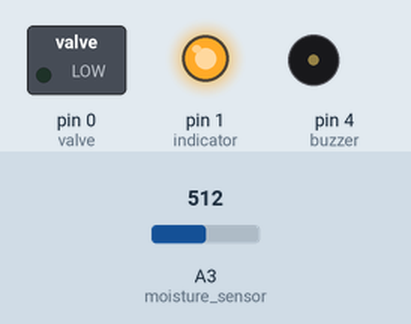
This sketch was run on a simulated Arduino Uno, built with avr-gcc and run on an emulated ATmega328P. Parts: switched loads named in the sketch (green lamp = pin HIGH), output pins drawn as LEDs (lit = HIGH), buzzer (waves = sounding, pin HIGH). Dashed ring = blinking. Inputs (shaded band) come from the test bench; at power-on: A3 (moisture_sensor) = 512.

Above: at 3.2 s.
3.3 s: A3 (moisture_sensor) set to 889
4.8 s: A3 (moisture_sensor) set to 910
At 7.6 s:
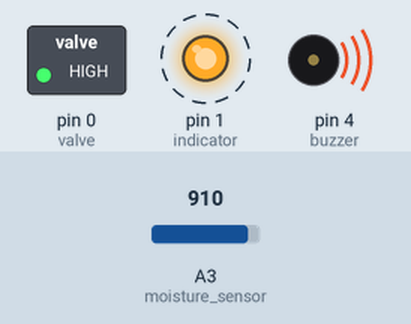
7.8 s: A3 (moisture_sensor) set to 411
9.3 s: A3 (moisture_sensor) set to 388
At 10.3 s:
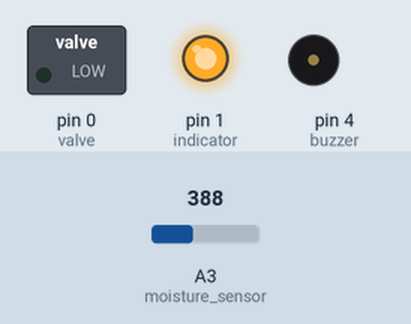
11.3 s: A3 (moisture_sensor) set to 1023
At 12.1 s:
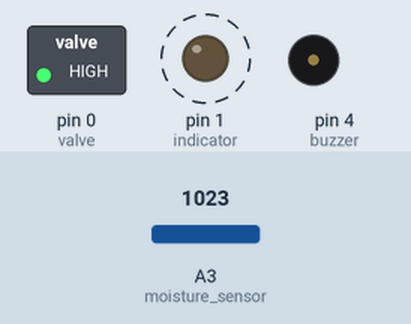
Timing chart, 0 to 15.3 s (numbered marks = the images above; inputs shaded):
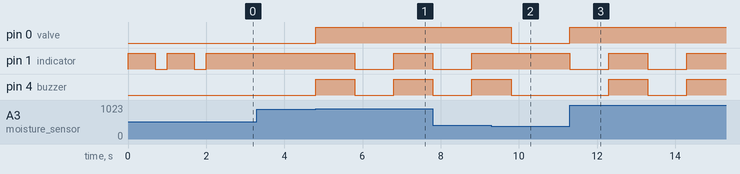

The sketch:

sketch_sep12a.ino
```cpp
int valve=0;
int buzzer=4;
int moisture_sensor=3;
int indicator=1;
int unused2=2;
int upper_bound=900;
int lower_bound=400;

int state=0;
void setup(){
  pinMode(valve, OUTPUT);
  pinMode(buzzer, OUTPUT);
  pinMode(moisture_sensor, INPUT);
  pinMode(indicator, OUTPUT);
  pinMode(unused2, INPUT_PULLUP);
  digitalWrite(indicator, 1);
  delay(700);
  digitalWrite(indicator, 0);
  delay(300);
  digitalWrite(indicator, 1);
  delay(700);
  digitalWrite(indicator, 0);
  delay(300);
  digitalWrite(indicator, 1);
  }
void loop(){
  int result=analogRead(moisture_sensor);
  if (result>upper_bound){
      digitalWrite(valve, 1);

      while(result>lower_bound) {
      soundBuzzer();
      result=analogRead(moisture_sensor);
      }
      digitalWrite(valve, 0);
      digitalWrite(buzzer, 0);
      digitalWrite(indicator, 1);
    }
 }
void soundBuzzer()
{
  state=1-state;
  digitalWrite(buzzer, state);
  digitalWrite(indicator, state);
  delay(1000);
  }
```

Measured:
- the behaviour switches between 900 and 901 on A3 (moisture_sensor) (found by bisection; images 0 and 1)
- the behaviour switches between 401 and 400 on A3 (moisture_sensor) (found by bisection; images 1 and 2)
- after the input at 3.3 s, every drawn part: stays the same
- after the input at 4.8 s, pin 0 (valve): LOW → HIGH at once; pin 1 (indicator): HIGH → LOW after 1.0 s, → HIGH 1.0 s later; pin 4 (buzzer): LOW → HIGH at once, → LOW 1.0 s later, → HIGH 1.0 s later
- after the input at 9.3 s, pin 0 (valve): HIGH → LOW after 0.50 s; pin 1 (indicator): stays HIGH (without the input it goes to LOW after 0.50 s); pin 4 (buzzer): goes on until 9.8 s, then stays LOW
- after the input at 11.3 s, pin 0 (valve): LOW → HIGH at once; pin 1 (indicator): alternates HIGH for 1.0 s and LOW for 1.0 s, starting at once; pin 4 (buzzer): LOW → HIGH after 1.0 s, → LOW 1.0 s later, → HIGH 1.0 s later
